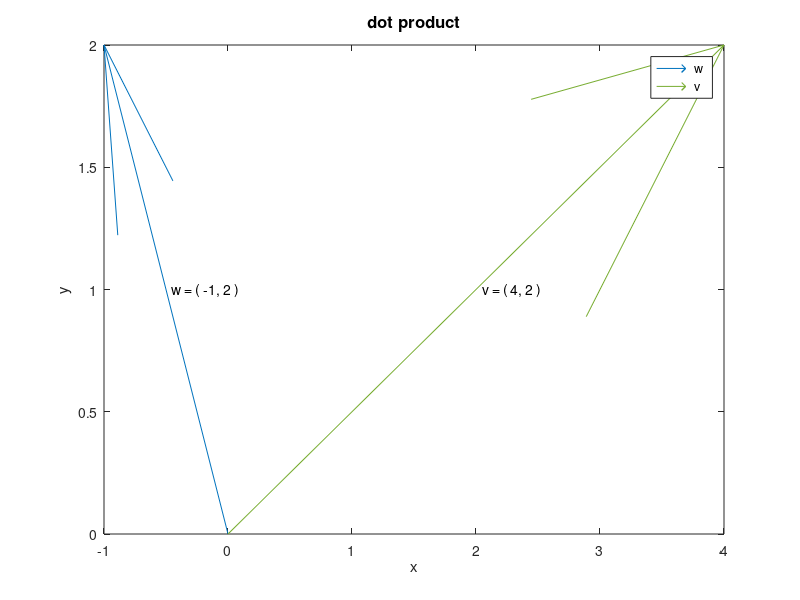

MATLAB code to generate this figure:
w = [ -1 ; 2 ] % define column vector w
v = [ 4  ; 2 ] % define column vector v
k = dot( w , v ) %  dot product

quiver( 0, 0, w( 1 ), w( 2 ), 1)
text( -0.5, 1, '  w = ( -1, 2 ) ' )

hold
quiver( 0, 0, v( 1 ), v( 2 ), 1)
text( 2, 1, '  v = ( 4, 2 ) ');


title('dot product','FontSize',12);
xlabel('x'); ylabel('y');
legend(' w ', ' v ')  